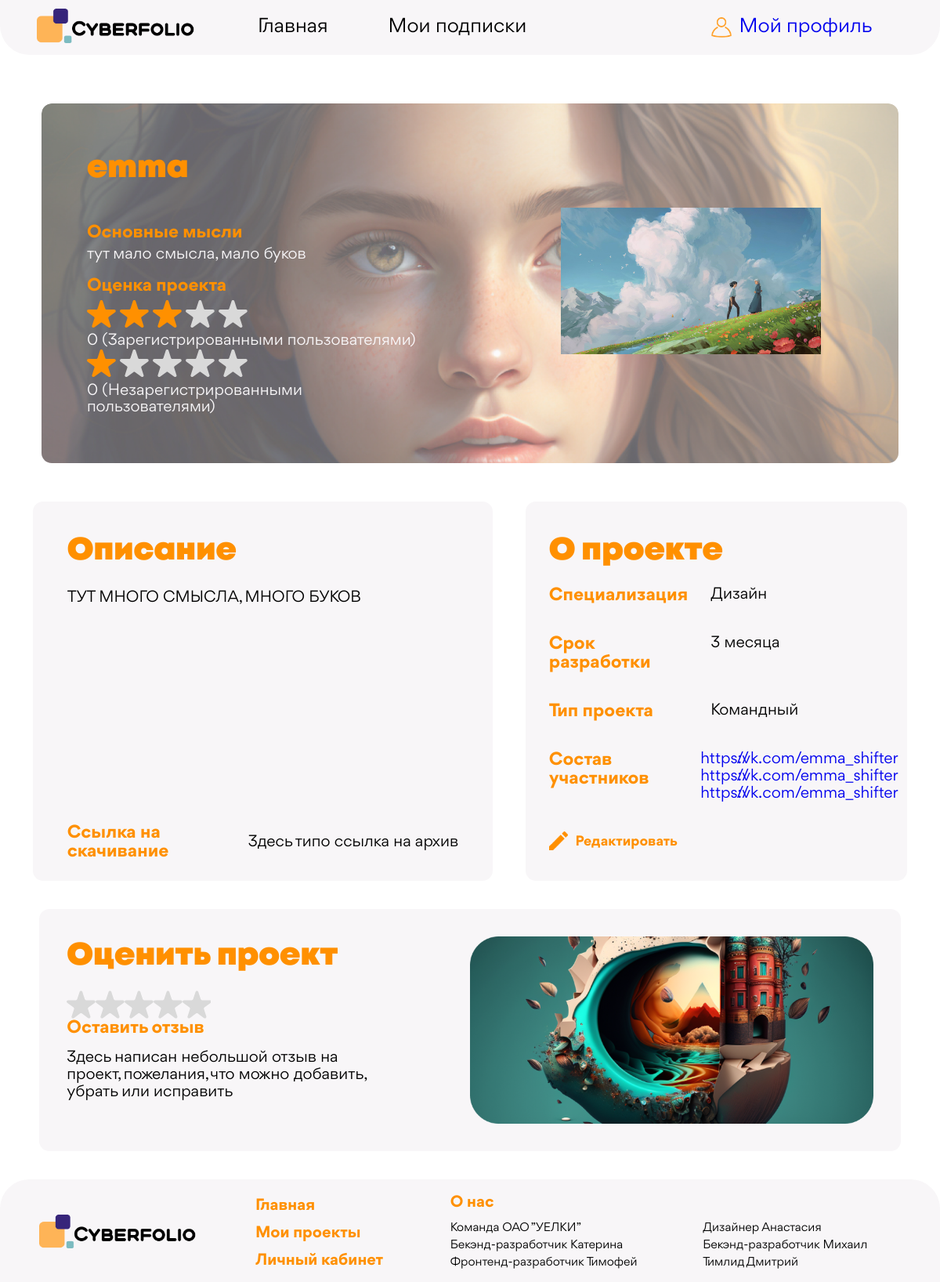
Screenshot of /profile/emma_shifter/project/emma with the database file from the repository.
### Accounts/models.py (models this page shows, shortened)
class Project(models.Model):
    slug = models.SlugField(verbose_name='Слаг', unique=False)
    name = models.CharField(max_length=50, db_index=True, verbose_name="Название")
    user = models.ForeignKey('User', on_delete=models.CASCADE, verbose_name="Автор проекта")
    type = models.ForeignKey('TypeProject', on_delete=models.PROTECT, verbose_name='Тип преокта', default=1)
    spec_proj = models.ForeignKey('SpecProject', on_delete=models.PROTECT, verbose_name='Специализация', default=1)
    sum_registred = models.IntegerField(default=0, verbose_name='Сумма оценок зареганных')
    count_registred = models.IntegerField(default=0, verbose_name='Количество оценок зареганных')
    sum_unregistred = models.IntegerField(default=0, verbose_name='Сумма оценок незареганных')
    count_unregistred = models.IntegerField(default=0, verbose_name='Количество оценок незареганных')
    descriptions = models.TextField(max_length=300, verbose_name='Описание')
    key_words= models.TextField(max_length=100, verbose_name='Ключевые слова')
    url = models.URLField(max_length=128,  blank=True, verbose_name='URL')
    time_developing = models.CharField(max_length=30,  verbose_name="Время разработки")
    teammate1 = models.URLField(max_length=128,  blank=True, verbose_name='Тиммейт1')
    teammate2 = models.URLField(max_length=128,  blank=True, verbose_name='Тиммейт2')
    teammate3 = models.URLField(max_length=128,  blank=True, verbose_name='Тиммейт3')
    teammate4 = models.URLField(max_length=128,  blank=True, verbose_name='Тиммейт4')
    teammate5 = models.URLField(max_length=128,  blank=True, verbose_name='Тиммейт5')
    avatar_image = models.ImageField(upload_to=project_directory_path, blank=True, verbose_name="Аватар")
    main_image = models.ImageField(upload_to=project_directory_path, blank=True, verbose_name="Основное фото")
    def teammates(self):
        for i in [self.teammate1,self.teammate2,self.teammate3,self.teammate4,self.teammate5]:
            print(i)
        return [self.teammate1,self.teammate2,self.teammate3,self.teammate4,self.teammate5]
    def get_rate_registred(self):
        if self.count_registred:
            return round(self.sum_registred / self.count_registred, 1)
        return 0
    def get_rate_unregistred(self):
        if self.count_unregistred:
            return round(self.sum_unregistred / self.count_unregistred, 1)
        return 0
    class Meta:
        verbose_name = 'Проект'
        verbose_name_plural = 'Проекты'
        ordering = ['id']

class SpecProject(models.Model):
    name = models.CharField(max_length=40, verbose_name="Специализация проекта")
    def __str__(self):
        return self.name
    class Meta:
        verbose_name = 'Специализация проекта'
        verbose_name_plural = 'Специализации проектов'
        ordering = ['id']

class TypeProject(models.Model):
    type = models.CharField(max_length=40, verbose_name="Тип проекта")
    def __str__(self):
        return self.type
    class Meta:
        verbose_name = 'Тип'
        verbose_name_plural = 'Типы'
        ordering = ['id']

### Accounts/views.py (the view)
# urls.py: path('profile/<slug:profile_slug>/project/<slug:post_slug>', ProjectView.as_view(), name='project'),
class ProjectView(DetailView):
    model = Project
    template_name = 'project_page.html'
    slug_url_kwarg = 'post_slug'
    context_object_name = 'proj'
    def get_queryset(self, queryset=None):
        user = get_object_or_404(User, slug = self.request.path_info.split('/')[2])
        return user.get_projects()
    def get_context_data(self, *, object_list=None, **kwargs):
        context = super().get_context_data(**kwargs)
        context["title"] = str(context["proj"].name)
        return context

### Accounts/models.py (called while the page is built)
    def get_projects(self):
        return Project.objects.all().filter(user_id=self.id)

### templates/project_page.html (shortened to what this page needs)
{% extends 'base.html' %}
{% load static %}
{% block css %}
    <link rel="stylesheet" href="{% static 'css/normalize.css' %}">
    <link rel="stylesheet" href="{% static 'css/general_styles.css' %}">
    <link rel="stylesheet" href="{% static 'css/project_page_styles.css' %}">
    <link href = "{% static 'fonts/stylesheet.css' %}" rel = "stylesheet" type = "text/css" />
{% endblock %}
{% block content %}
    <main style="display: inline;">
        <div class="hero">
            <div class="hero_info">
                <h1 class="hero_title">{{proj.name}}</h1>
                <h2>Основные мысли</h2>
                <p class="hero-description">{{proj.key_words}}</p>
                <h2 class="hero-review_title">Оценка проекта</h2>
                <div class="hero_review">
                    <div class="hero-review_item">
                        <div class="hero_review_stars hero-review_description">
                            <span class="hero-review_item-review">
                                <div id="reserved_rating" data-value="3">
                                </div>
                                {{proj.get_rate_registred}} (Зарегистрированными пользователями)
                            </span>
                        </div>
                    </div>
                    <div class="hero-review_item">
                        <div class="hero_review_stars hero-review_description">
                            <span class="hero-review_item-review">
                                <div id="unreserved_rating" data-value="1">
                                </div>
                                {{proj.get_rate_unregistred}} (Незарегистрированными пользователями)
                            </span>
                        </div>
                    </div>
                </div>
            </div>
            <div class="hero_img">
                {% if proj.avatar_image %}
                    <img class="hero_pic" src="{{proj.avatar_image.url}}">
                {% endif %}
            </div>
        </div>
        <div class="main_container">
            <div class="description">
                <div>
                    <h1 class="description_title">Описание</h1>
                    <p class="description_text">{{proj.descriptions}}</p>
                </div>
                <div class="link_container">
                    <div class="link_container_left-part">
                        Ссылка на скачивание
                    </div>
                    <div class="link_container_right-part">
                        <a class="description_link" href="{{proj.url}}">Здесь типо ссылка на архив</a>
                    </div>
                </div>
            </div>
            <div class="about-project">
                <h1 class="about-project_title">О проекте</h1>
                <div class="about-project_category_section">
                    <div class="about-project_category">
                        <div class="about-project_category_header">Специализация</div>
                        <div class="about-project_category_description">{{proj.spec_proj}}</div>
                    </div>
                    <div class="about-project_category">
                        <div class="about-project_category_header">Срок разработки</div>
                        <div class="about-project_category_description">{{proj.time_developing}}</div>
                    </div>
                    <div class="about-project_category">
                        <div class="about-project_category_header">Тип проекта</div>
                        <div class="about-project_category_description">{{proj.type}}</div>
                    </div>
                    <div class="about-project_category">
                        <div class="about-project_category_header">Состав участников</div>
                        <div class="about-project_category_description">
                        {% for teammate in proj.teammates %}
                            {% if teammate %}
                                <a href="{{ teammate }}" class="about-project_category_description_user" >{{teammate}}</a>
                            {% endif %}
                        {% endfor %}
                        </div>
                    </div>
                </div>
                <div class="about-project_edit">
                    <div>
                        <img class="about-project_img" src="{% static 'images/pen.png' %}">
                    </div>
                    <div>Редактировать</div>
                </div>
            </div>
        </div>
        <div class="review">
            <div class="review_item">
                <h1 class="review-title">Оценить проект</h1>
                    <div class="rating">
                    </div>
                <h2>Оставить отзыв</h2>
                <p class="review_text">Здесь написан небольшой отзыв на проект, пожелания, что можно добавить, убрать или исправить</p>
            </div>
            <div class="review_item">
                <img src="{% static 'images/review_img.png' %}">
            </div>
        </div>
    </main>
{% endblock %}

### Accounts/static/css/general_styles.css (style rules this page uses)
body { background-image: url(../images/background.png); background-size: cover; }
p { margin: 0; }
a { text-decoration: none; }
img { max-width: 100%; }
html { font-family: "Gordita"; }
* { box-sizing: border-box; }
h1 { margin: 0; }
h2 { margin: 0; }

### Accounts/static/css/project_page_styles.css (style rules this page uses)
h1 { font-family: 'Mont'; font-style: normal; font-weight: 900; font-size: 3.33vw; line-height: 4.27vw; color: #FF9000; }
h2 { font-family: 'Gordita'; font-style: normal; font-weight: 700; font-size: 1.86vw; line-height: 2.03vw; color: #FF9000; }
p { margin: 0; }
.hero { margin: 0 auto; margin-top: 5.20vw; width: 91.1vw; padding: 4.79vw; padding-right: 8.22vw; background-image: url(../images/hero_background.png); background-size: cover; background-repeat: no-repeat; display: flex; justify-content: space-between; border-radius: 1.09vw; }
.hero-description { font-family: 'Gordita'; font-style: normal; font-weight: 400; font-size: 1.66vw; line-height: 1.82vw; color: #F8F6F8; margin-top: 0.41vw; margin-bottom: 1.45vw; }
.hero_info { width: 36.9vw; }
.hero_title { margin-bottom: 3.64vw; }
.hero-review_title { margin-bottom: 0.625vw; }
.hero_img { align-self: center; }
.hero-review_description { font-family: 'Gordita'; font-style: normal; font-weight: 400; font-size: 1.66vw; line-height: 1.82vw; color: #F8F6F8; }
.hero-review_item-review { display: inline-block; transform: translateY(-0.2vw); }
.main_container { margin: auto; margin-top: 4.06vw; margin-bottom: 3.02vw; display: flex; justify-content: space-evenly; }
.description { display: flex; flex-direction: column; justify-content: space-between; width: 48.9vw; background: #F8F6F8; border-radius: 1.09vw; padding: 3.17vw 3.64vw 2.08vw 3.64vw; }
.about-project { background: #F8F6F8; border-radius: 1.09vw; width: 40.6vw; padding: 3.17vw 3.17vw 2.81vw 2.5vw; }
.description_title { margin-bottom: 1.97vw; }
.description_text { font-family: 'Gordita'; font-style: normal; font-weight: 400; font-size: 1.66vw; line-height: 1.82vw; color: #000000; margin-bottom: 1.71vw; }
.link_container_left-part { font-family: 'Gordita'; font-style: normal; font-weight: 700; font-size: 1.87vw; line-height: 2.03vw; color: #FF9000; margin-right: 1.61vw; }
.link_container_right-part { display: flex; }
.description_link { font-family: 'Gordita'; font-style: normal; font-weight: 400; font-size: 1.66vw; line-height: 1.82vw; color: #000000; white-space: nowrap; }
.link_container { display: flex; align-items: center; }
.about-project_category_header { font-family: 'Gordita'; font-style: normal; font-weight: 700; font-size: 1.875vw; line-height: 2.03vw; color: #FF9000; width: 16.6vw; margin-right: 1.56vw; }
.about-project_category_description { font-family: 'Gordita'; font-style: normal; text-align: left; font-weight: 400; font-size: 1.66vw; line-height: 1.82vw; color: #000000; width: 18.8vw; }
.about-project_category_description_user { margin-bottom: 0.625vw; }
.about-project_category { display: flex; justify-content: space-between; align-items: flex-start; margin-bottom: 3.125vw; }
.about-project_edit { display: flex; align-items: center; font-style: normal; font-weight: 700; font-size: 1.45vw; line-height: 1.56vw; color: #FF9000; }
.about-project_title { margin-bottom: 1.61vw; }
.about-project_img { margin-right: 0.78vw; width: 2.03vw; }
.review { display: flex; margin: auto; width: 91.6vw; padding: 2.91vw; background: #F8F6F8; border-radius: 1.09vw; justify-content: space-between; margin-bottom: 3.02vw; }
.review_item { min-width: 50%; }
.review_item:last-child { display: flex; justify-content: right; }
.review_text { width: 80%; font-family: 'Gordita'; font-style: normal; font-weight: 400; font-size: 1.66vw; line-height: 1.82vw; color: #000000; margin-top: 1.30vw; }
.review-title { margin: 0; margin-bottom: 1.45vw; }
.hero_pic { width: 27.7vw; }
.rating { width: 18vw; display: flex; }

### rows the page displays
Project: name "emma", key_words "тут мало смысла, мало буков", get_rate_registred "0", get_rate_unregistred "0", avatar_image (picture), descriptions "ТУТ МНОГО СМЫСЛА, МНОГО БУКОВ", spec_proj "Дизайн", time_developing "3 месяца", type "Командный", teammates "https://vk.com/emma_shifter" "https://vk.com/emma_shifter" "https://vk.com/emma_shifter"
